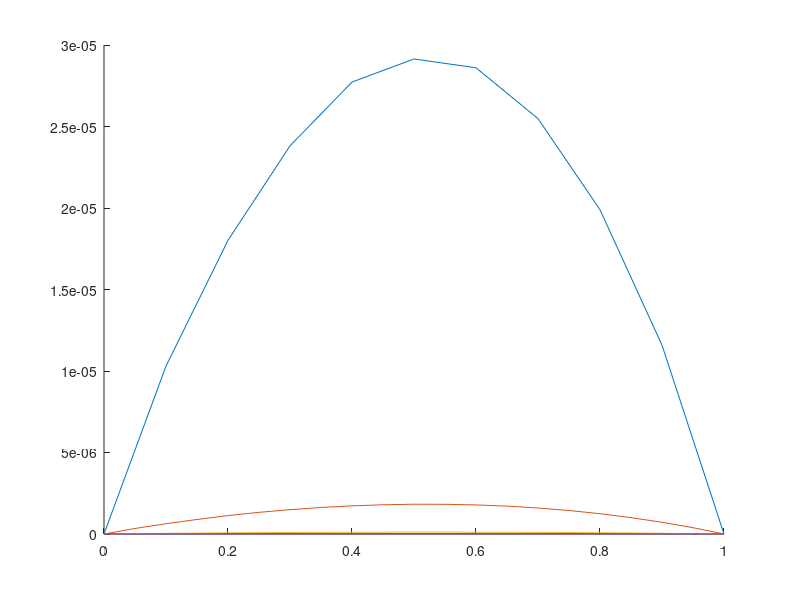
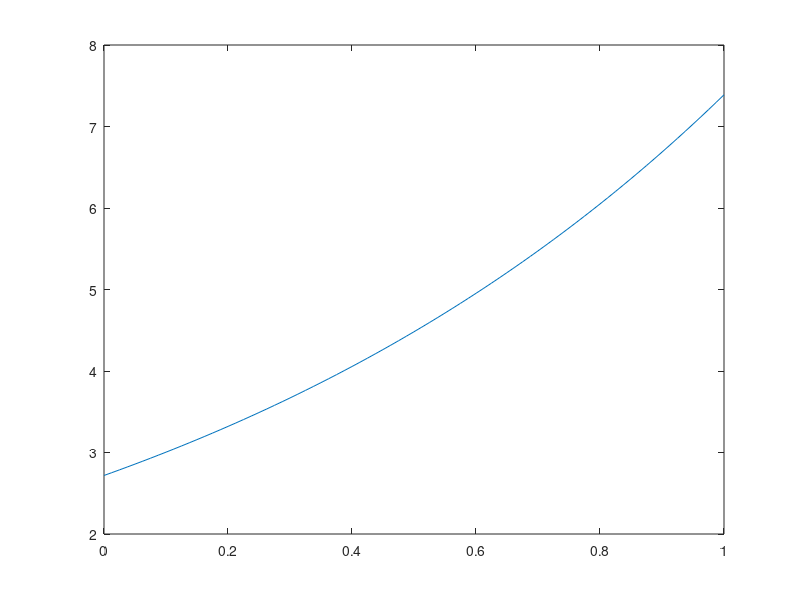
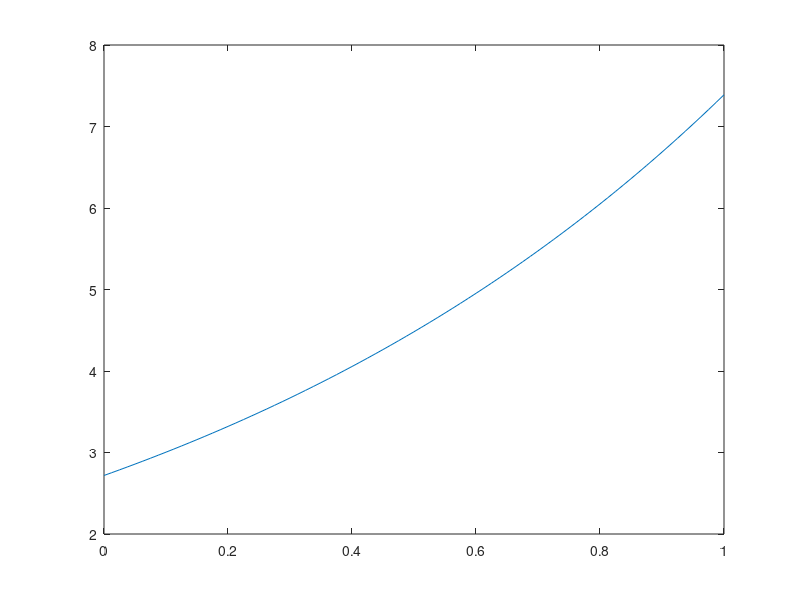
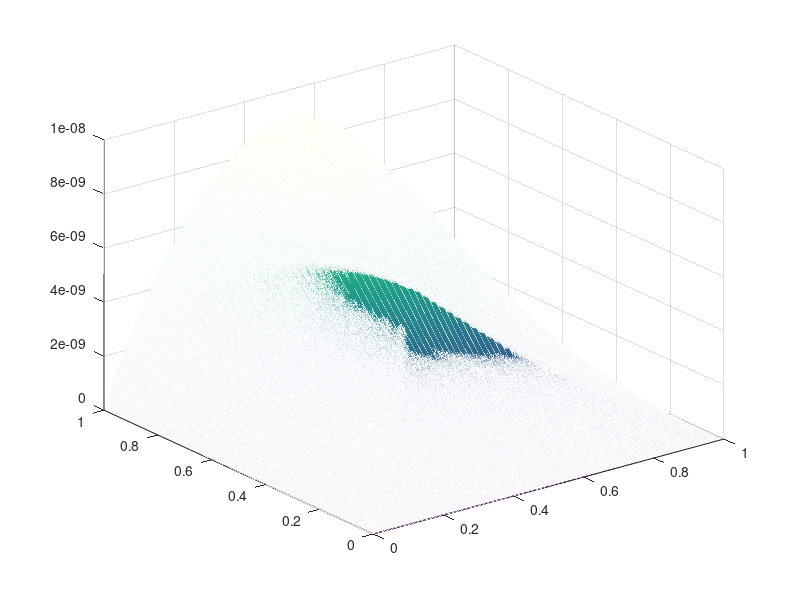

MATLAB code for these plots, in order:
for ii=1:4
x1 = 0; x2 = 1; t1 = 0; t2 = 1;
M=10*2^(ii-1);
N=M^2;
h = (x2-x1)/M; dt = (t2-t1)/N;
s =dt /h;
x = x1:h:x2; x = x';
t = t1:dt:t2; t = t';
u = zeros(M+1,N+1);
u(1,:)=exp(t);
u(M+1,:)=exp(1+t);
u(:,1)=exp(x);
row1 = zeros(M-1,1); 
row1(1,1) = -2; row1(2,1) = 1;
A = toeplitz(row1);
row2 = sparse(M-1,1); 
row2(1,1) = 10; row2(2,1) = 1;
B = toeplitz(row2);

H1 = sparse(M-1,1);
H1(1,1) =  - 2/12*(u(1,2) - u(1,1))+ s^2/2*(u(1,2) + u(1,1))+ 2/12*dt*exp(x(1));
H1(M-1,1) = - 2/12*(u(M+1,2) - u(M+1,1))+ s^2/2*(u(M+1,2) + u(M+1,1))+ 2/12*dt*exp(x(M+1));
           
u(2:M,2) =  (2/12*B-s^2/2*A)\(2/12*B*u(2:M,1)+H1+2/12*dt*B*exp(x(2:M))+ s^2/2*A*u(2:M,1));

for k = 2:N
    H5 = sparse(M-1,1);
    H5(1,1) = -1/12*u(1,k+1)+ s^2/2*u(1,k+1) + s^2/2*u(1,k-1)+ 1/6*u(1,k)-1/12*u(1,k-1);
    H5(M-1,1) = -1/12*u(M+1,k+1)+ s^2/2*u(M+1,k+1) + s^2/2*u(M+1,k-1)+ 2/12*u(M+1,k)-1/12*u(M+1,k-1);
    u(2:M,k+1) = (1/12*B-s^2/2*A)\(s^2/2*A*u(2:M,k-1) + H5 + 2/12*B*u(2:M,k) - 1/12*B*u(2:M,k-1));
end
% 计算误差
F = zeros(M+1, N+1);
for i = 1:M+1
    for j = 1:N+1
        F(i, j) =exp(x(i)+t(j));
    end
end
error = abs(u-F);
MaxErr(ii) = max(max(error));
disp( MaxErr(ii));
figure(1)
hold on
plot(x,abs(u(:,1+N)-F(:,1+N)))
end
for j=1:3
Ord = (MaxErr(j)/MaxErr(j+1));
disp(['收敛阶为：',num2str(Ord)])
end
figure(2)
plot(x,u(:,1+N));
figure(3)
plot(x,F(:,1+N));
    [X, T] = meshgrid(x, t);
error = error';
    figure(4)
    mesh(X, T, error);
 
